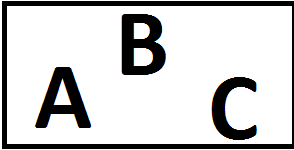
#> input picture Test runs/Images/ABC/ABC1.png, 294 x 150 px
$ python 2by2.py 'Test runs/Images/ABC/ABC1.png'   (Python 2 division)
#> lines starting #> are read from the running program, lines starting #| are printed output that depends on the picture; after the words box and inside, x2 and y2 are one past the last pixel; in counts of white or black regions, pixels touching at a corner belong together
from PIL import Image
from PIL import ImageEnhance
import random
import sys

# input a jpeg or png as a argv
image = Image.open(sys.argv[1])
#> image is the input picture: PIL image 294x150 RGBA; mean R, G, B, A 205.4, 205.4, 205.4, 255

# convert the given image to bilevel
image = image.convert('1')
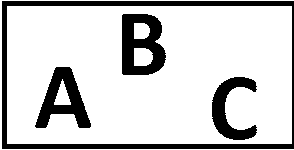
#> image: PIL image 294x150 1; 80.6% white; 4 black regions, box (x1, y1, x2, y2) and area: (2, 1, 294, 149) 3886, (122, 14, 166, 75) 1822, (35, 67, 91, 128) 1587, (212, 77, 257, 140) 1270

# we make two files to hold the resultant shares.
share1 = Image.new("1", [dimension * 2 for dimension in image.size])
#> share1: PIL image 588x300 1; every value is 0
share2 = Image.new("1", [dimension * 2 for dimension in image.size])


for x in range(0, image.size[0], 2):
    for y in range(0, image.size[1], 2):
        sourcepixel = image.getpixel((x, y))
        print sourcepixel
        assert sourcepixel in (0, 255)
        chance = random.random()
        if sourcepixel == 0: #if it's black
            if chance < .5:
                print "black pixel with less than 0.5"
                share1.putpixel((x * 2, y * 2), 255)         #  1  white
                share1.putpixel((x * 2 + 1, y * 2), 0)       #  0  black
                share1.putpixel((x * 2, y * 2 + 1), 0)       #  0  black
                share1.putpixel((x * 2 + 1, y * 2 + 1), 255) #  1  white

                share2.putpixel((x * 2, y * 2), 0)           #  0
                share2.putpixel((x * 2 + 1, y * 2), 255)     #  1
                share2.putpixel((x * 2, y * 2 + 1), 255)     #  1
                share2.putpixel((x * 2 + 1, y * 2 + 1), 0)   #  0
            else:
                print "black pixel with greater than 0.5"
                share1.putpixel((x * 2, y * 2), 0)           #  0
                share1.putpixel((x * 2 + 1, y * 2), 255)     #  1
                share1.putpixel((x * 2, y * 2 + 1), 255)     #  1
                share1.putpixel((x * 2 + 1, y * 2 + 1), 0)   #  0

                share2.putpixel((x * 2, y * 2), 255)         #  1
                share2.putpixel((x * 2 + 1, y * 2), 0)       #  0
                share2.putpixel((x * 2, y * 2 + 1), 0)       #  0
                share2.putpixel((x * 2 + 1, y * 2 + 1), 255) #  1


        elif sourcepixel == 255: # if it's white
            if chance < .5:
                print "white pixel with less than 0.5"
                share1.putpixel((x * 2, y * 2), 255)
                share1.putpixel((x * 2 + 1, y * 2), 0)
                share1.putpixel((x * 2, y * 2 + 1), 0)
                share1.putpixel((x * 2 + 1, y * 2 + 1), 255)

                share2.putpixel((x * 2, y * 2), 255)
                share2.putpixel((x * 2 + 1, y * 2), 0)
                share2.putpixel((x * 2, y * 2 + 1), 0)
                share2.putpixel((x * 2 + 1, y * 2 + 1), 255)
            else:
                print "white pixel with greater than 0.5"
                share1.putpixel((x * 2, y * 2), 0)
                share1.putpixel((x * 2 + 1, y * 2), 255)
                share1.putpixel((x * 2, y * 2 + 1), 255)
                share1.putpixel((x * 2 + 1, y * 2 + 1), 0)

                share2.putpixel((x * 2, y * 2), 0)
                share2.putpixel((x * 2 + 1, y * 2), 255)
                share2.putpixel((x * 2, y * 2 + 1), 255)
                share2.putpixel((x * 2 + 1, y * 2 + 1), 0)
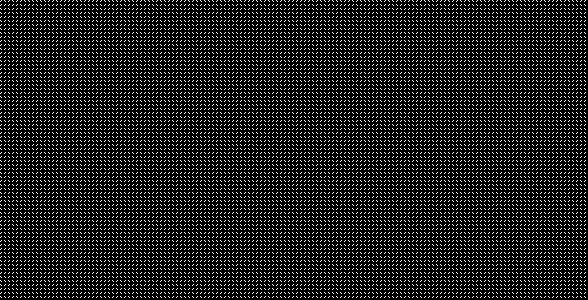
#> share1: PIL image 588x300 1; 12.5% white in thin lines or dots
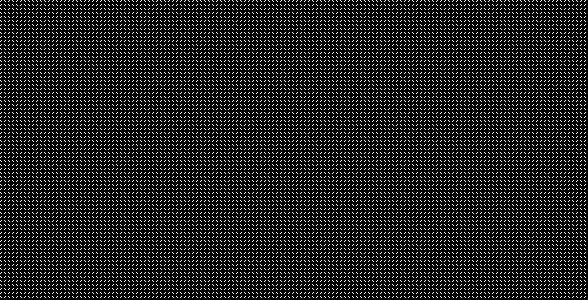
#> share2: PIL image 588x300 1; 12.5% white in thin lines or dots

share1.save('result1.png')
share2.save('result2.png')
